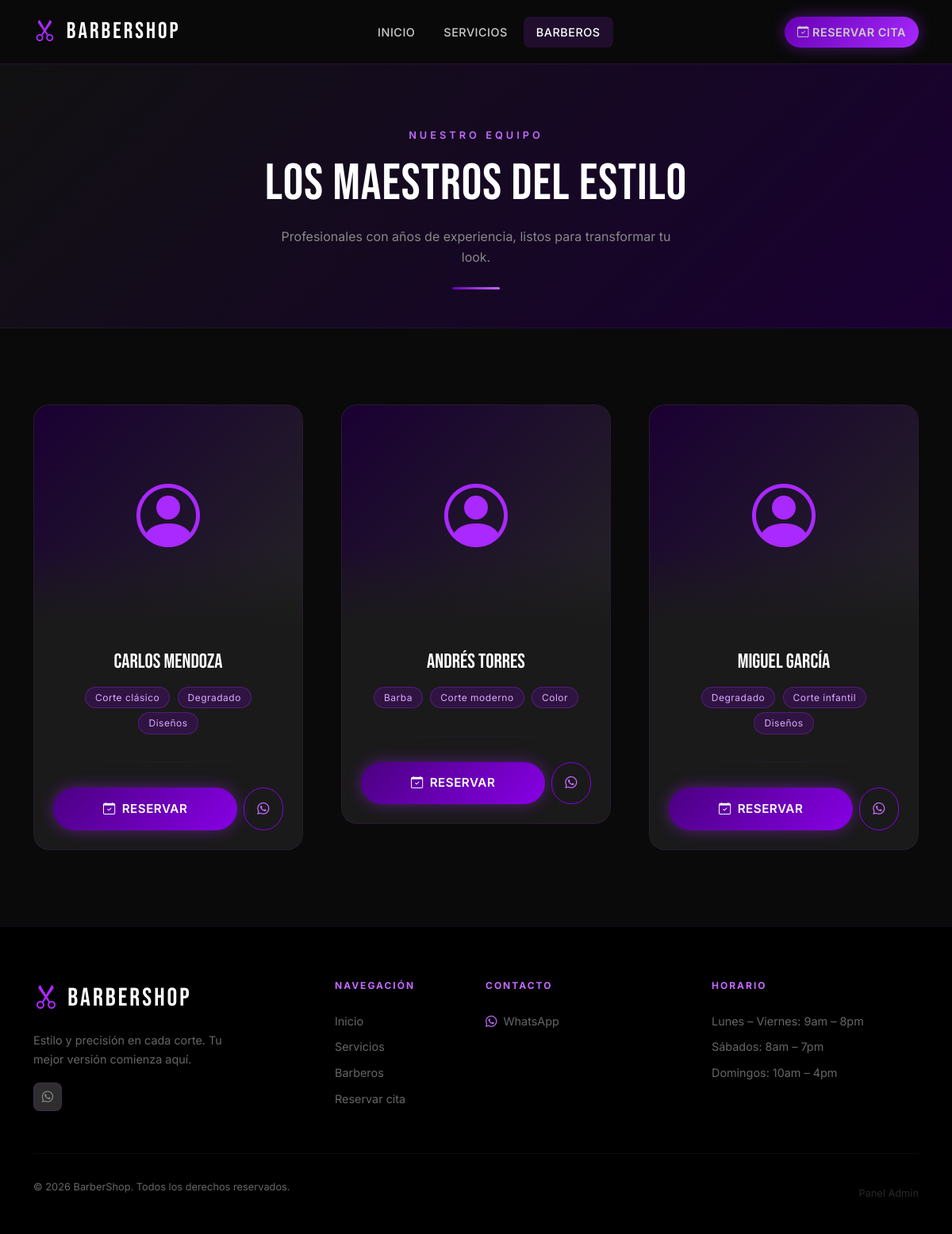
Screenshot of /barberos/ with the database file from the repository.
### core/models.py (models this page shows, shortened)
class ConfiguracionBarberia(models.Model):
    nombre = models.CharField(max_length=200, default='Mi Barbería')
    slogan = models.CharField(max_length=300, blank=True)
    descripcion = models.TextField(blank=True)
    whatsapp = models.CharField(max_length=20, blank=True, help_text='Número con código de país ej: 573001234567')
    telefono = models.CharField(max_length=20, blank=True)
    email = models.EmailField(blank=True)
    direccion = models.TextField(blank=True)
    instagram = models.CharField(max_length=100, blank=True)
    facebook = models.CharField(max_length=100, blank=True)
    logo = models.ImageField(upload_to='config/', blank=True, null=True)
    imagen_hero = models.ImageField(upload_to='config/', blank=True, null=True)
    horario_texto = models.TextField(blank=True, help_text='Descripción del horario de atención')
    activo = models.BooleanField(default=True)
    class Meta:
        verbose_name = 'Configuración'
        verbose_name_plural = 'Configuración de la Barbería'
    @classmethod
    def get_config(cls):
        config = cls.objects.filter(activo=True).first()
        if not config:
            config = cls.objects.create(nombre='BarberShop', whatsapp='573001234567')
        return config

### barberos/models.py (models this page shows, shortened)
class Barbero(models.Model):
    nombre = models.CharField(max_length=100)
    apellido = models.CharField(max_length=100)
    telefono = models.CharField(max_length=20, blank=True)
    foto = models.ImageField(upload_to='barberos/', blank=True, null=True)
    especialidades = models.TextField(blank=True, help_text='Especialidades separadas por coma')
    activo = models.BooleanField(default=True)
    orden = models.PositiveIntegerField(default=0)
    creado = models.DateTimeField(auto_now_add=True)
    class Meta:
        verbose_name = 'Barbero'
        verbose_name_plural = 'Barberos'
        ordering = ['orden', 'nombre']
    @property
    def nombre_completo(self):
        return f"{self.nombre} {self.apellido}"
    def get_especialidades_lista(self):
        if self.especialidades:
            return [e.strip() for e in self.especialidades.split(',')]
        return []

### barberos/views.py (the view)
# urls.py: path('', views.lista_barberos, name='barberos'),
def lista_barberos(request):
    config = ConfiguracionBarberia.get_config()
    barberos = Barbero.objects.filter(activo=True)
    return render(request, 'public/barberos.html', {
        'config': config,
        'barberos': barberos,
        'page': 'barberos',
    })

### templates/public/barberos.html (shortened to what this page needs)
{% extends 'base_public.html' %}
{% block content %}
<section style="background: linear-gradient(135deg, var(--black-700) 0%, var(--purple-900) 100%); padding: 5rem 0 3rem; border-bottom: 1px solid rgba(169,41,255,0.1);">
  <div class="container text-center">
    <span class="section-eyebrow">Nuestro equipo</span>
    <h1 class="section-title">Los Maestros del Estilo</h1>
    <p class="section-subtitle">Profesionales con años de experiencia, listos para transformar tu look.</p>
    <div class="section-divider"></div>
  </div>
</section>
<section class="py-section section-dark">
  <div class="container">
    {% if barberos %}
    <div class="row g-5 justify-content-center">
      {% for barbero in barberos %}
      <div class="col-md-6 col-lg-4 fade-up delay-{{ forloop.counter }}">
        <div class="barbero-card">
          <div class="barbero-foto-wrapper">
            {% if barbero.foto %}
              <img src="{{ barbero.foto.url }}" alt="{{ barbero.nombre_completo }}" loading="lazy">
            {% else %}
              <div class="barbero-foto-placeholder">
                <i class="bi bi-person-circle"></i>
              </div>
            {% endif %}
            <div class="barbero-overlay"></div>
          </div>
          <div class="barbero-info">
            <div class="barbero-nombre">{{ barbero.nombre_completo|upper }}</div>
            {% if barbero.especialidades %}
            <div class="mt-2 mb-3">
              {% for esp in barbero.get_especialidades_lista %}
                <span class="barbero-badge">{{ esp }}</span>
              {% endfor %}
            </div>
            {% endif %}
            <hr class="divider-purple">
            <div class="d-flex gap-2 flex-wrap">
              <a href="{% url 'reservar' %}?barbero={{ barbero.pk }}" class="btn-primary-barber flex-fill" style="justify-content:center;">
                <i class="bi bi-calendar-check"></i> Reservar
              </a>
              {% if barbero.telefono %}
              <a href="https://wa.me/{{ barbero.telefono }}" target="_blank" class="btn-outline-barber" style="padding: 0.85rem 1rem;">
                <i class="bi bi-whatsapp"></i>
              </a>
              {% endif %}
            </div>
          </div>
        </div>
      </div>
      {% endfor %}
    </div>
    {% else %}
    <div class="empty-state">
      <div class="empty-state-icon"><i class="bi bi-person-badge"></i></div>
      <div class="empty-state-title">Equipo en construcción</div>
      <p class="empty-state-text">Pronto presentaremos a nuestro equipo de barberos.</p>
    </div>
    {% endif %}
  </div>
</section>
{% endblock %}

### templates/base_public.html (shortened to what this page needs)
{% extends 'base.html' %}
{% load static %}
{% block body %}
<nav class="navbar-barber navbar navbar-expand-lg">
  <div class="container">
    <a class="navbar-brand" href="{% url 'home' %}">
      <i class="bi bi-scissors" style="color: var(--purple-400);"></i>
      {% if config %}{{ config.nombre|upper }}{% else %}BARBERSHOP{% endif %}
    </a>
    <div class="collapse navbar-collapse" id="navMenu">
      <ul class="navbar-nav mx-auto gap-1">
        <li class="nav-item">
          <a class="nav-link {% if page == 'home' %}active{% endif %}" href="{% url 'home' %}">
            Inicio
          </a>
        </li>
        <li class="nav-item">
          <a class="nav-link {% if page == 'servicios' %}active{% endif %}" href="{% url 'servicios' %}">
            Servicios
          </a>
        </li>
        <li class="nav-item">
          <a class="nav-link {% if page == 'barberos' %}active{% endif %}" href="{% url 'barberos' %}">
            Barberos
          </a>
        </li>
      </ul>
      <div class="d-flex align-items-center gap-2">
        <a href="{% url 'reservar' %}" class="btn-reservar-nav nav-link">
          <i class="bi bi-calendar-check"></i> Reservar cita
        </a>
      </div>
    </div>
  </div>
</nav>
{% block content %}{% endblock %}
<footer class="footer">
  <div class="container">
    <div class="row g-4">
      <div class="col-lg-4">
        <div class="footer-brand">
          <i class="bi bi-scissors" style="color: var(--purple-400);"></i>
          {% if config %}{{ config.nombre|upper }}{% else %}BARBERSHOP{% endif %}
        </div>
        <p class="footer-desc">
          {% if config and config.descripcion %}
            {{ config.descripcion }}
          {% else %}
            Estilo y precisión en cada corte. Tu mejor versión comienza aquí.
          {% endif %}
        </p>
        {% if config %}
        <div class="social-links mt-3">
          {% if config.whatsapp %}
          <a href="https://wa.me/{{ config.whatsapp }}" target="_blank" class="social-link" aria-label="WhatsApp">
            <i class="bi bi-whatsapp"></i>
          </a>
          {% endif %}
        </div>
        {% endif %}
      </div>
      <div class="col-lg-2 col-md-4">
        <p class="footer-title">Navegación</p>
        <a href="{% url 'home' %}" class="footer-link">Inicio</a>
        <a href="{% url 'servicios' %}" class="footer-link">Servicios</a>
        <a href="{% url 'barberos' %}" class="footer-link">Barberos</a>
        <a href="{% url 'reservar' %}" class="footer-link">Reservar cita</a>
      </div>
      <div class="col-lg-3 col-md-4">
        <p class="footer-title">Contacto</p>
        {% if config %}
          {% if config.whatsapp %}
          <a href="https://wa.me/{{ config.whatsapp }}" class="footer-link" target="_blank">
            <i class="bi bi-whatsapp text-purple me-2"></i>WhatsApp
          </a>
          {% endif %}
        {% endif %}
      </div>
      <div class="col-lg-3 col-md-4">
        <p class="footer-title">Horario</p>
        {% if config and config.horario_texto %}
          <p class="footer-desc" style="white-space: pre-line;">{{ config.horario_texto }}</p>
        {% else %}
          <p class="footer-link">Lunes – Viernes: 9am – 8pm</p>
          <p class="footer-link">Sábados: 8am – 7pm</p>
          <p class="footer-link">Domingos: 10am – 4pm</p>
        {% endif %}
      </div>
    </div>
    <div class="footer-bottom">
      <p class="footer-copy">
        &copy; {% now "Y" %} {% if config %}{{ config.nombre }}{% else %}BarberShop{% endif %}. Todos los derechos reservados.
      </p>
      <a href="{% url 'panel_login' %}" class="footer-copy" style="opacity:0.4;">
        Panel Admin
      </a>
    </div>
  </div>
</footer>
{% endblock %}

### rows the page displays
ConfiguracionBarberia: nombre "BARBERSHOP", nombre "BarberShop"
Barbero: nombre_completo "CARLOS MENDOZA", get_especialidades_lista "Corte clásico" "Degradado" "Diseños"
Barbero: nombre_completo "ANDRÉS TORRES", get_especialidades_lista "Barba" "Corte moderno" "Color"
Barbero: nombre_completo "MIGUEL GARCÍA", get_especialidades_lista "Degradado" "Corte infantil" "Diseños"
